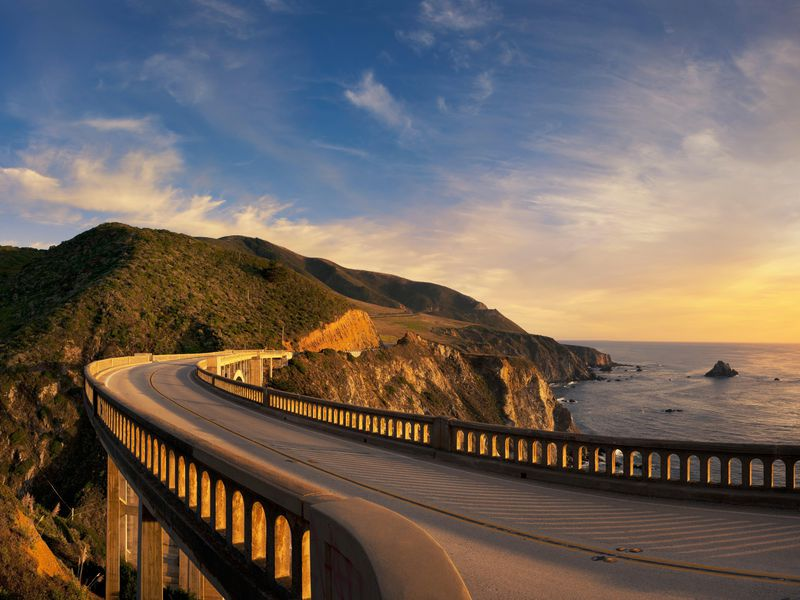
//> input picture opencv_learning/vision_applications/watershed_image_segmentation_cpp/road_image.jpg, 800 x 600 px
$ ./watershed   (built with g++ and OpenCV 4)
//> lines starting //> are read from the running program, lines starting //| are printed output that depends on the picture; after the words box and inside, x2 and y2 are one past the last pixel; in counts of white or black regions, pixels touching at a corner belong together
### opencv_learning/vision_applications/watershed_image_segmentation_cpp/state.h
#ifndef STATE_H
#define STATE_H

#include <vector>
#include <opencv2/opencv.hpp>

class State
{
public:
    State()
    {
        this->currentMarker = 1;
        this->marksUpdated = false;
        this->nMarkers = 10;
        this->colors = createColors();
    }

    int getNMarkers() const { return this->nMarkers; }
    int getCurrentMarker() const { return this->currentMarker; }
    bool getMarksUpdated() const { return this->marksUpdated; }
    cv::Vec3b getColorAt(int idx) const { return this->colors[idx]; }

    void setMarkUpdated(bool marksUpdated)
    {
        this->marksUpdated = marksUpdated;
    }

    // [4 lines left out: function setCurrentMarker, not called in this run]

private:
    std::vector<cv::Vec3b> colors;
    int currentMarker;
    bool marksUpdated;
    int nMarkers;

    std::vector<cv::Vec3b> createColors()
    {
        return {
            {0, 0, 0},     // background
            {255, 0, 0},   // blue
            {0, 255, 0},   // green
            {0, 0, 255},   // red
            {255, 255, 0}, // cyan
            {255, 0, 255}, // magenta
            {0, 255, 255}, // yellow
            {128, 0, 255},
            {255, 128, 0},
            {128, 255, 0},
        };
    }
};

#endif // STATE_H

### opencv_learning/vision_applications/watershed_image_segmentation_cpp/watershed.cpp
#include <iostream>
#include <vector>
#include <opencv2/opencv.hpp>
#include "state.h"

using namespace std;
using namespace cv;

Mat road, roadCopy, markerImage, segments;
State state;

void mouseCallback(int event, int x, int y, int flags, void *userdata);

int main()
{

    road = imread("road_image.jpg");
//> road is the input picture: 600 rows x 800 cols, CV_8UC3; mean B, G, R 92.7, 99.4, 110.2
    if (road.empty())
    {
        cerr << "Image not found\n";
        return -1;
    }

    cout << "Image Loaded!" << endl;

    roadCopy = road.clone();
    markerImage = Mat::zeros(road.size(), CV_32S);
    segments = Mat::zeros(road.size(), CV_8UC3);

    namedWindow("Road Image");
    setMouseCallback("Road Image", mouseCallback);

    while (true)
    {
        imshow("Road Image", roadCopy);
        imshow("Watershed Segments", segments);

        int key = waitKey(1);
//> the left mouse button is pressed and released at (400, 300)
//> in mouseCallback, `circle(markerImage, Point(x, y), 10, state.getCurrentMarker(), -1);`:
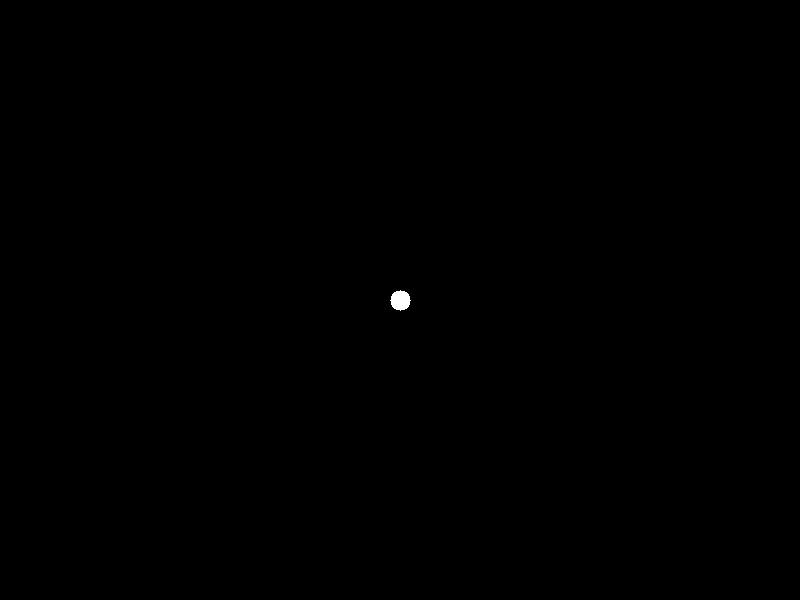
//> markerImage: 600 rows x 800 cols, CV_32SC1; values 0 (black) and 1 (white), 0.07% white; 1 white region, box (x1, y1, x2, y2) and area: (390, 290, 411, 311) 317
//> in mouseCallback, `circle(roadCopy, Point(x, y), 10, state.getColorAt(state.getCurrentMar..`:
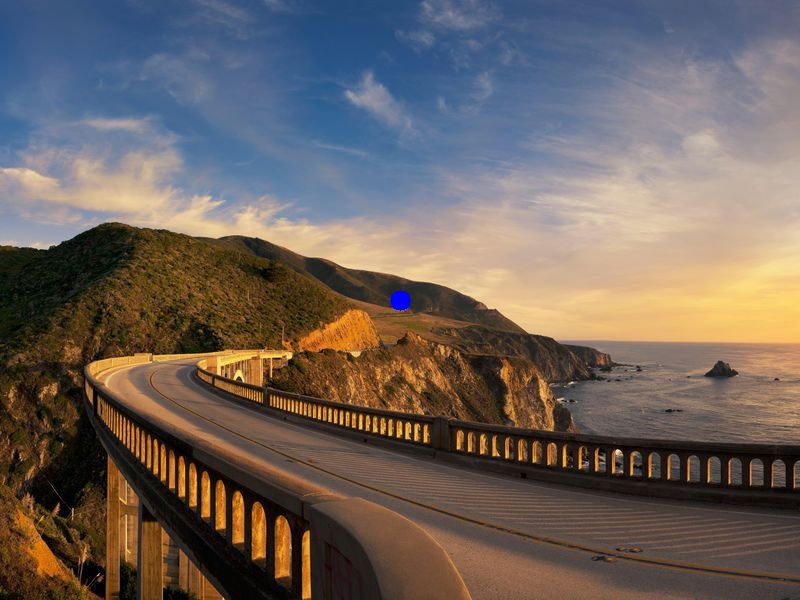
//> roadCopy: 600 rows x 800 cols, CV_8UC3; 0.07% of pixels changed, all inside (x1, y1, x2, y2) = (390, 290, 411, 311)

        if (key == 27 || key == 'q')
        {
            break;
        }
        else if (key == 'c')
        {
            roadCopy = road.clone();
            markerImage = Mat::zeros(road.size(), CV_32S);
            segments = Mat::zeros(road.size(), CV_8UC3);
        }
        else if (key >= '0' && key <= '9')
        {
            state.setCurrentMarker(key - '0');
        }

        if (state.getMarksUpdated())
        {
            Mat markerCopy = markerImage.clone();
            watershed(road, markerCopy);
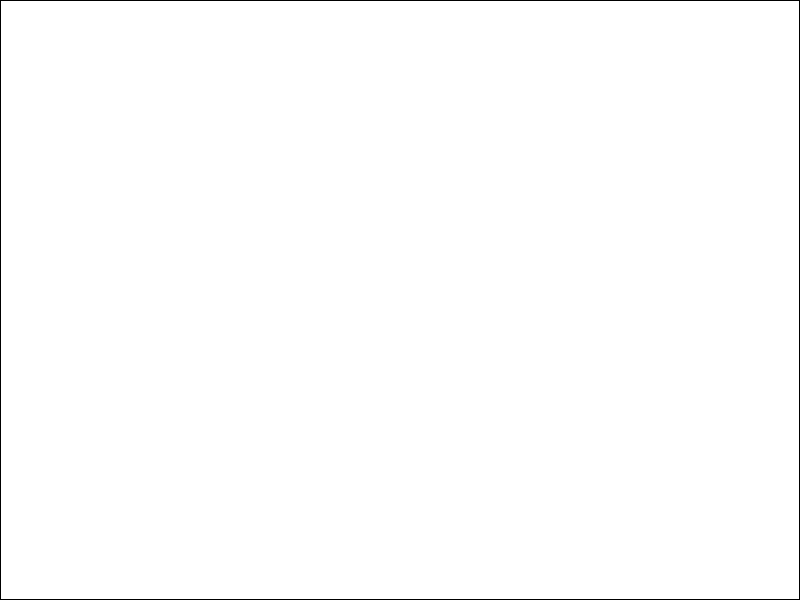
//> markerCopy: 600 rows x 800 cols, CV_32SC1; values -1 (black) and 1 (white), 99.4% white; black in thin lines or dots

            segments = Mat::zeros(road.size(), CV_8UC3);

            for (int i = 0; i < state.getNMarkers(); i++)
            {
                segments.setTo(state.getColorAt(i), markerCopy == i);
            }
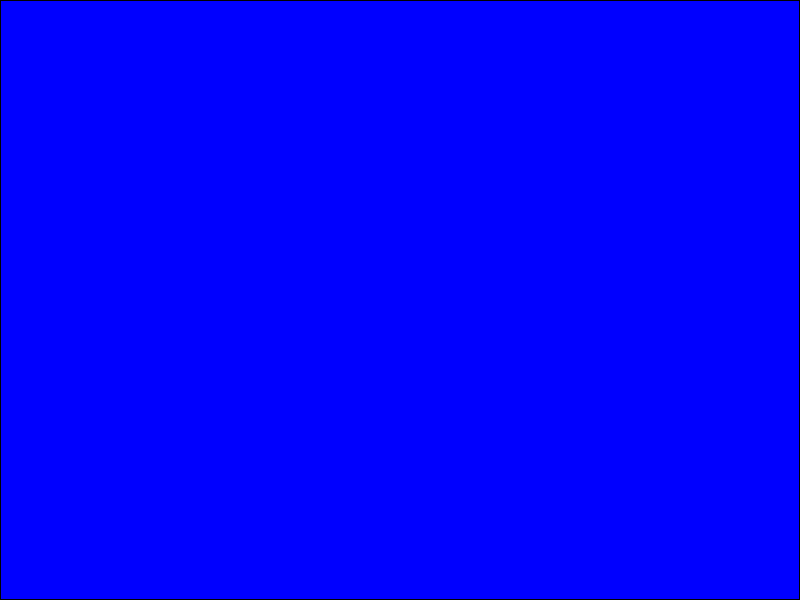
//> segments: 600 rows x 800 cols, CV_8UC3; mean B, G, R 253.5, 0, 0

            state.setMarkUpdated(false);
//> the 'q' key is pressed
        }
    }

    destroyAllWindows();
    return 0;
}

void mouseCallback(int event, int x, int y, int flags, void *userdata)
{
    if (event == EVENT_LBUTTONDOWN)
    {
        circle(markerImage, Point(x, y), 10, state.getCurrentMarker(), -1);
        circle(roadCopy, Point(x, y), 10, state.getColorAt(state.getCurrentMarker()), -1);
        state.setMarkUpdated(true);
    }
}
